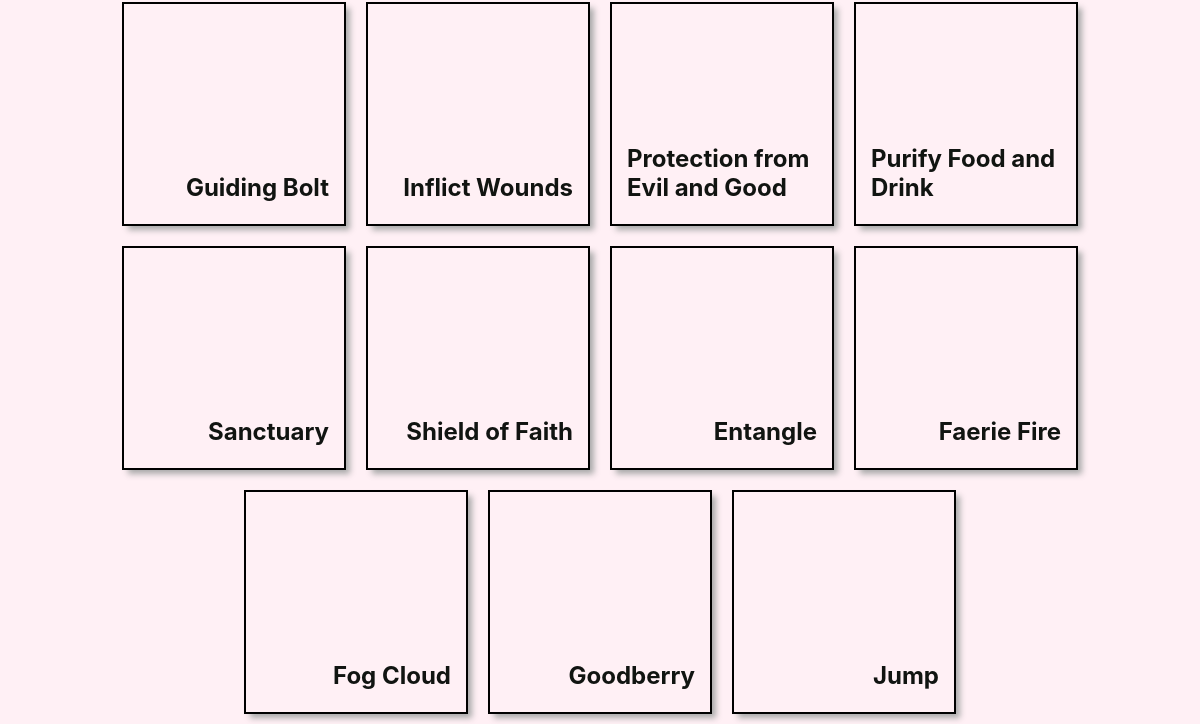
Page /spells/ (signed in, lower part) on the earlier database version.
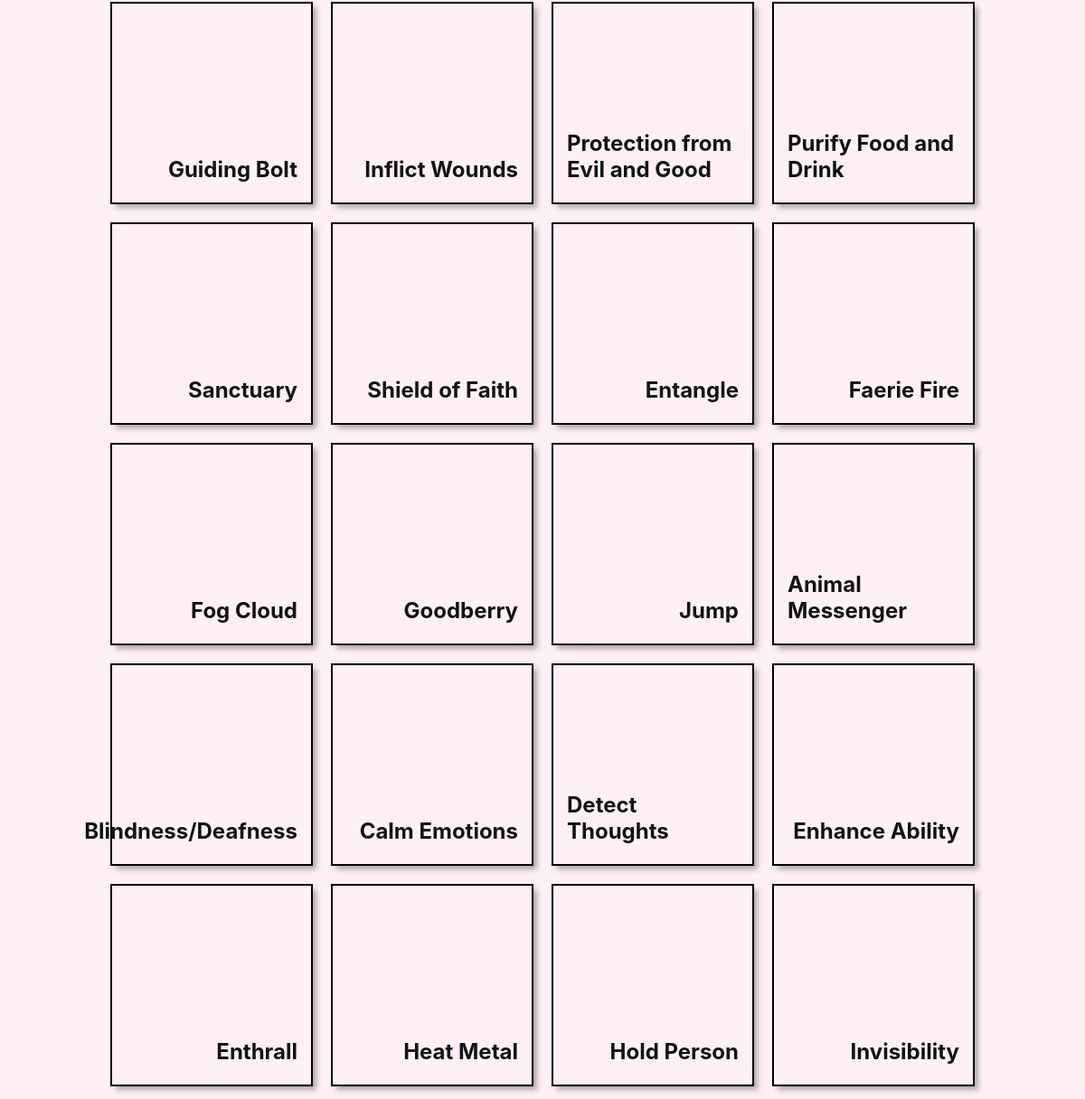
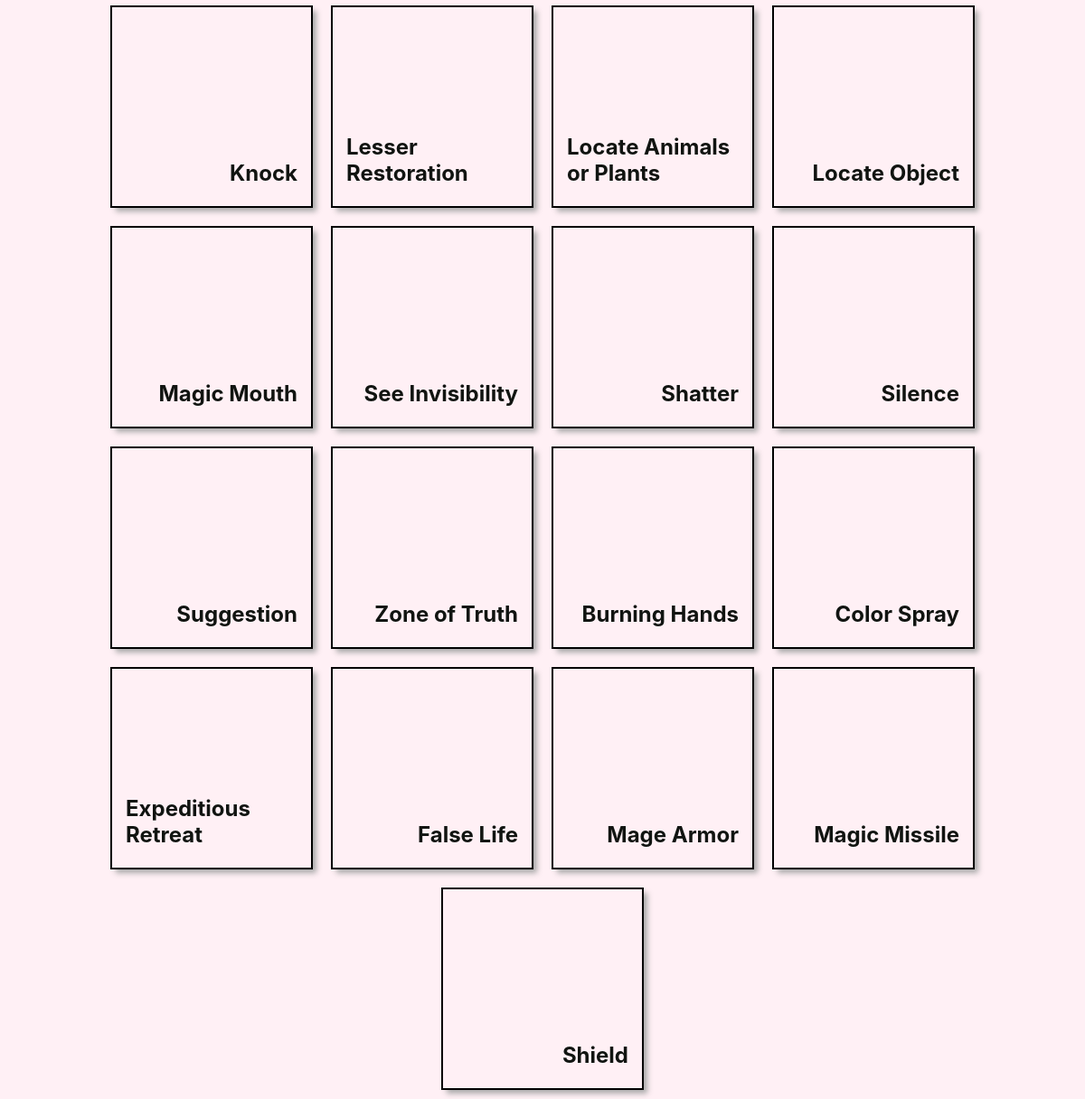
Same page on the later database version (2 pictures, top to bottom).
### main_app/models.py (models this page shows, shortened)
class Spell(models.Model):
  name = models.CharField(max_length=250)
  url = models.CharField(max_length=250)

### main_app/views.py (the view)
# urls.py: path('spells/', views.SpellList.as_view(), name='spells_index'),
class SpellList(LoginRequiredMixin ,ListView):
  model = Spell
  fields = ['name']

### main_app/templates/main_app/spell_list.html (shortened to what this page needs)
{% extends 'base.html' %}
{% load static %}
{% block head %}
<link
  rel="stylesheet"
  type="text/css"
  href="{% static 'css/spell-index.css' %}"
/>
{% endblock %}
{% block content %}
<section class="card-container">
  {% for spell in spell_list %}
  <div class="card" >
    <div class="card-bg" ></div>
    <a href="{% url 'spells_detail' spell.id %}">
      <div class="card-content">
        <h2>{{ spell.name }}</h2>
      </div>
    </a>
  </div>
  {% endfor %}
</section>
{% endblock %}

### main_app/templates/base.html (shortened to what this page needs)
{% load static %}
<!DOCTYPE html>
<html lang="en">
<head>
  <link rel="stylesheet" type="text/css" href="{% static 'css/base.css' %}">
  {% block head %}
  {% endblock %}
</head>
<body>
  <main>
    {% block content %}
    {% endblock %}
  </main>
</body>
</html>

### main_app/static/css/base.css (style rules this page uses)
html { box-sizing: border-box }
*, *::before, *::after { box-sizing: inherit; }
:root { font-size: 62.5% }
body { margin: 0; display: flex; flex-direction: column; align-items: center; font-family: -apple-system, BlinkMacSystemFont, 'Segoe UI', 'Roboto', 'Oxygen', 'Ubuntu', 'Cantarell', 'Fira Sans', 'Droid Sans', 'Helvetica Neue', sans-serif; min-height: 100vh; --nav-bg: rgba(104, 197, 248, .7); --nav-bg-ff: rgba(104, 197, 248, .9); --borders: rgb(36, 116, 248) solid 2px; --text-color: rgb(17, 20, 17); --link-hover-color: rgb(16, 56, 158); --button-bg: rgb(245, 245, 245); --button-bg-hover: rgb(226, 226, 226); --submit: rgb(26, 128, 0); --warn: rgb(255, 102, 0); --danger: rgb(220, 20, 30); --secondary: rgb(57, 57, 57); --card-box-shadow: 5px 5px 6px -1px #AAA; --font-xtreme: 4.2rem; --font-xxl: 3.6rem; --font-xl: 2.4rem; --font-l: 1.8rem; --font-reg: 1.6rem; --card-border-radius: 6px; }
main { width: 100%; }
@media only screen and (min-width: 768px) { main { max-width: 1300px; min-height: calc(100vh - 53px); } }
@media only screen and (min-width: 1024px) { main { min-height: calc(100vh - 55px); } }
body { background-color: lavenderblush; }

### main_app/static/css/spell-index.css (style rules this page uses)
.card-container { padding: 0 40px; display: flex; justify-content: center; flex-wrap: wrap; }
.card { width: 224px; height: 224px; margin: 10px; border: solid 2px; box-shadow: var(--card-box-shadow); position: relative; }
.card-bg { opacity: .4; position: absolute; display: inline-flex; top: 0; left: 0; width: 100%; height: 100%; }
.card-content { padding: 15px; height: 100%; width: 100%; display: flex; align-items: flex-end; justify-content: flex-end; flex-direction: column; }
.card > a { position: absolute; top: 0; left: 0; width: 100%; height: 100%; display: inline-block; text-decoration: none; color: var(--text-color); }
.card h2 { margin: 7px 0; font-size: var(--font-xl); }

Differences in the rows shown:
added Spell: name "Animal Messenger"
added Spell: name "Blindness/Deafness"
added Spell: name "Calm Emotions"
added Spell: name "Detect Thoughts"
added Spell: name "Enhance Ability"
added Spell: name "Enthrall"
added Spell: name "Heat Metal"
added Spell: name "Hold Person"
added Spell: name "Invisibility"
added Spell: name "Knock"
added Spell: name "Lesser Restoration"
added Spell: name "Locate Animals or Plants"
added Spell: name "Locate Object"
added Spell: name "Magic Mouth"
added Spell: name "See Invisibility"
added Spell: name "Shatter"
added Spell: name "Silence"
added Spell: name "Suggestion"
added Spell: name "Zone of Truth"
added Spell: name "Burning Hands"
added Spell: name "Color Spray"
added Spell: name "Expeditious Retreat"
added Spell: name "False Life"
added Spell: name "Mage Armor"
added Spell: name "Magic Missile"
added Spell: name "Shield"
